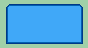

A 2D game scene composited from a Tiled map and its tileset images. What follows is a short description and the map's XML, with every tile layer's data as written:
An orthogonal 11x6 tile map with 8x8 px tiles, 1 tile layer (Tile Layer 1).

<map version="1.10" tiledversion="1.11.2" orientation="orthogonal" renderorder="right-down" width="11" height="6" tilewidth="8" tileheight="8" infinite="0" nextlayerid="2" nextobjectid="1">
 <tileset firstgid="1" name="MenuTiles" tilewidth="8" tileheight="8" tilecount="128" columns="16">
  <image source="../../MenuTiles.png" width="128" height="64" />
 </tileset>
 <layer id="1" name="Tile Layer 1" width="11" height="6">
  <data encoding="csv">
98,99,4,4,50,51,52,4,4,5,6,
7,10,10,10,10,10,10,10,10,53,54,
7,10,10,10,10,10,10,10,53,55,54,
7,55,55,55,55,55,55,55,55,55,56,
7,55,55,55,55,55,55,55,55,55,56,
27,28,29,29,29,29,29,29,29,33,34
</data>
 </layer>
</map>
